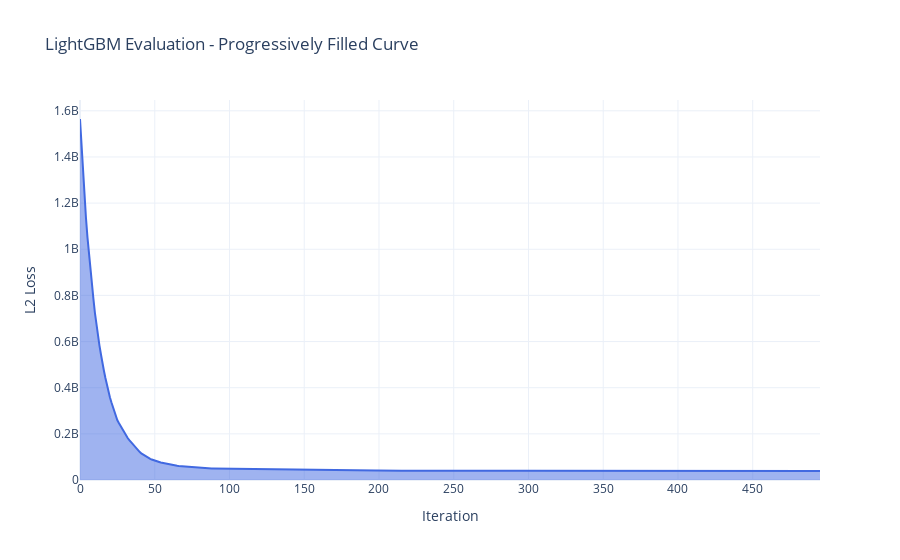

Notebook code cell kept with this figure:
### Code cell
# Spliting the data
selected_cols = [
    "B_lag1",
    #"B_lag3",
    #"shop_id",
    "item_category_id",
    "item_cnt_day",
    "Rolling_mean2",
    "Rolling_mean1",
    "Rolling_mean3",
    "item_price",
    "dayofyear",
    #"dayofweek",
    "weekofyear",
]

cut_off_date = pd.to_datetime(
    (df_final_result["date"].drop_duplicates().quantile(0.85)).normalize()
)
train = df_final_result[df_final_result["date"] <= cut_off_date]
test = df_final_result[df_final_result["date"] > cut_off_date]
X_train = train[selected_cols]
y_train = train["Revenue"]
X_test = test[selected_cols]
y_test = test["Revenue"]


from lightgbm import early_stopping, log_evaluation
from sklearn.metrics import mean_squared_error, mean_absolute_error

eval_results = {}

# Model
model = lgb.LGBMRegressor(
    objective="regression",
    n_estimators=5000,
    learning_rate=0.05,
    num_leaves=31,
    random_state=42,
)

# Train
model.fit(
    X_train,
    y_train,
    eval_set=[(X_test, y_test)],
    eval_names=["valid"],
    eval_metric="l2",
    callbacks=[
        early_stopping(stopping_rounds=50),
        log_evaluation(period=50),
        lgb.record_evaluation(eval_results),
    ],
)

# Plot with plotly: filled line (like a progressive fill)
eval_l2 = eval_results["valid"]["l2"]
fig = go.Figure()

fig.add_trace(
    go.Scatter(
        x=list(range(len(eval_l2))),
        y=eval_l2,
        fill="tozeroy",
        mode="lines",
        name="Validation L2 Loss",
        line=dict(color="royalblue"),
    )
)

fig.update_layout(
    title="LightGBM Evaluation - Progressively Filled Curve",
    xaxis_title="Iteration",
    yaxis_title="L2 Loss",
    template="plotly_white",
)

fig.show()

# Prediction & R2
y_pred = model.predict(X_test)
rmse = np.sqrt(mean_squared_error(y_test, y_pred))
mae = mean_absolute_error(y_test, y_pred)

print(f"RMSE: {rmse:.2f}")
print(f"MAE: {mae:.2f}")
r2_score1 = r2_score(y_test, y_pred)
print(r2_score1)
smape_score = smape(y_test.values, y_pred)
print(f"SMAPE: {smape_score:.2f}%")

### Figure 1 — Plotly figure (JSON) as saved in the notebook; plotly's stock layout.template omitted (floating-point values rounded to 4 significant figures; data arrays with more than 128 entries replaced by an {"elided": "..."} marker saying what was removed)
{"data": [{"fill": "tozeroy", "line": {"color": "royalblue"}, "mode": "lines", "name": "Validation L2 Loss", "type": "scatter", "x": {"elided": "496 int values"}, "y": {"elided": "496 float values"}}], "layout": {"title": {"text": "LightGBM Evaluation - Progressively Filled Curve"}, "xaxis": {"title": {"text": "Iteration"}}, "yaxis": {"title": {"text": "L2 Loss"}}}}
